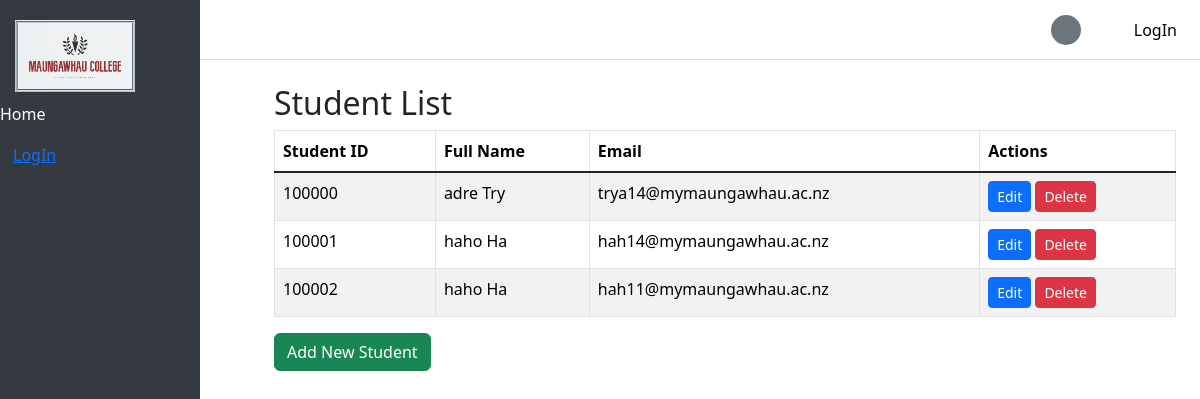
The app's page /students/, older data.
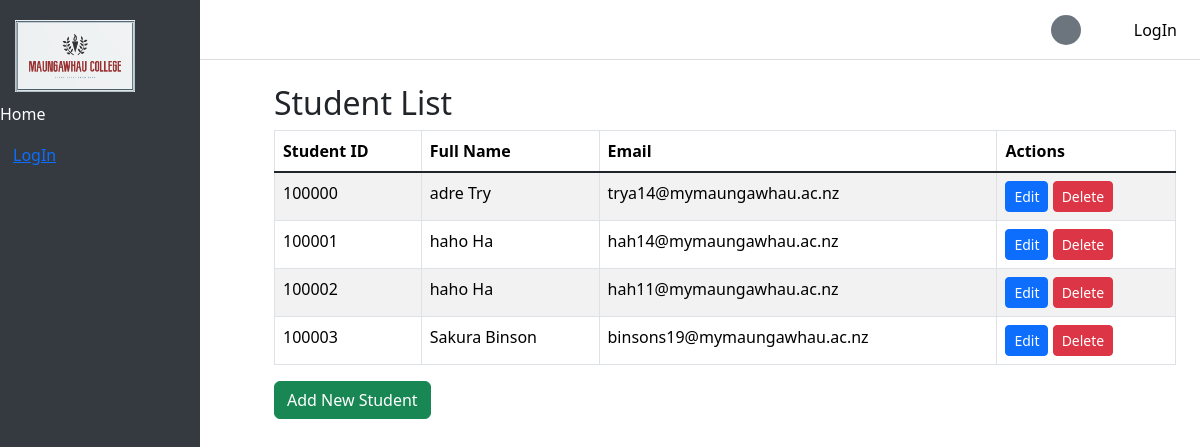
The same page, newer data.
### Maungawhau/models.py (models this page shows, shortened)
class Student(models.Model):
    student_id = models.IntegerField(unique=True, blank=True, null=True)
    user = models.OneToOneField(User, on_delete=models.CASCADE)
    DOB = models.DateField()
    phone = models.CharField(max_length=20, default='')
    address = models.CharField(max_length=255, default='')

### Maungawhau/views.py (the view)
# urls.py: path('students/', StudentListView.as_view(), name='student_list'),
class StudentListView(ListView):
    model = Student
    template_name = 'student_list.html'
    context_object_name = 'students'

### templates/student_list.html (shortened to what this page needs)
{% extends 'base.html' %}
{% block content %} <div class="container mt-4">
        <h2>Student List</h2>
        <table class="table table-striped table-bordered">
            <thead class="thead-dark">
                <tr>
                    <th>Student ID</th>
                    <th>Full Name</th>
                    <th>Email</th>
                    <th>Actions</th>
                </tr>
            </thead>
            <tbody>
                {% for student in students %}
                    <tr>
                        <td>{{ student.student_id }}</td>
                        <td>{{ student.user.first_name }} {{ student.user.last_name }}</td>
                        <td>{{ student.user.email }}</td>
                        <td>
                            <a href="{% url 'student_update' student.id %}" class="btn btn-primary btn-sm">Edit</a>
                            <a href="{% url 'student_delete' student.id %}" class="btn btn-danger btn-sm">Delete</a>
                        </td>
                    </tr>
                {% empty %}
                    <tr>
                        <td colspan="6">No students available.</td>
                    </tr>
                {% endfor %}
            </tbody>
        </table>
        <a href="{% url 'student_create' %}" class="btn btn-success">Add New Student</a>
    </div>
{% endblock %}

Row changes from the older to the newer data that the page shows:
added Student: student_id "100003", user.first_name "Sakura", user.last_name "Binson", user.email "binsons19@mymaungawhau.ac.nz"
